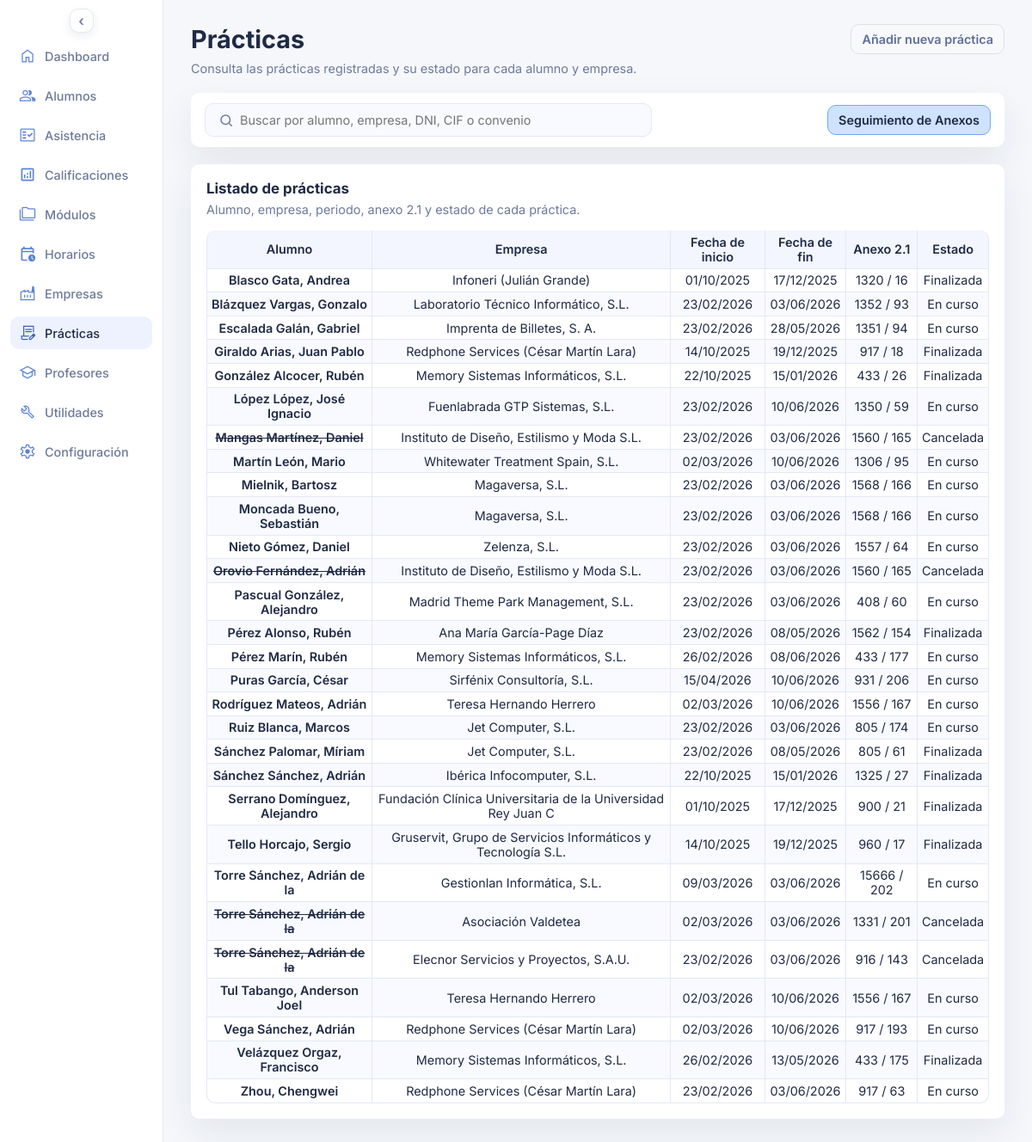
Page /practicas.php on the committed database.
### tables this page shows
CREATE TABLE IF NOT EXISTS `practicas` (
  `id_practica` int unsigned NOT NULL AUTO_INCREMENT,
  `id_alumno` int unsigned NOT NULL,
  `id_empresa` int unsigned NOT NULL,
  `id_direccion` int unsigned DEFAULT NULL,
  `id_empresa_tutor` int unsigned DEFAULT NULL,
  `anexo` smallint unsigned DEFAULT NULL,
  `fecha_inicio` date DEFAULT NULL,
  `fecha_fin` date DEFAULT NULL,
  `fecha_fin_real` date DEFAULT NULL,
  `motivo_exclusion` varchar(60) DEFAULT NULL,
  `id_practica_anterior` int unsigned DEFAULT NULL,
  `dias_extra` tinyint unsigned NOT NULL DEFAULT '0',
  `fecha_fin_extra` date DEFAULT NULL,
  `horas` smallint unsigned NOT NULL DEFAULT '0',
  `circ_excep` tinyint(1) NOT NULL DEFAULT '0',
  `cancelada` tinyint(1) NOT NULL DEFAULT '0',
  `horas_hechas` smallint unsigned NOT NULL DEFAULT '0',
  `mayor_edad` tinyint(1) NOT NULL DEFAULT '0',
  `instrucciones` text,
  `observaciones` text,
  PRIMARY KEY (`id_practica`),
  KEY `fk_pra_alumno` (`id_alumno`),
  KEY `fk_pra_empresa` (`id_empresa`),
  KEY `fk_pra_direccion` (`id_direccion`),
  KEY `fk_pra_tutor` (`id_empresa_tutor`),
  CONSTRAINT `fk_pra_alumno` FOREIGN KEY (`id_alumno`) REFERENCES `alumnos` (`id_alumno`) ON DELETE CASCADE,
  CONSTRAINT `fk_pra_direccion` FOREIGN KEY (`id_direccion`) REFERENCES `direcciones` (`id_direccion`),
  CONSTRAINT `fk_pra_empresa` FOREIGN KEY (`id_empresa`) REFERENCES `empresas` (`id_empresa`) ON DELETE CASCADE,
  CONSTRAINT `fk_pra_tutor` FOREIGN KEY (`id_empresa_tutor`) REFERENCES `empresas_tutores` (`id_empresas_tutor`)
);

CREATE TABLE IF NOT EXISTS `alumnos` (
  `id_alumno` int unsigned NOT NULL AUTO_INCREMENT,
  `nia` varchar(20) DEFAULT NULL,
  `dni` varchar(20) DEFAULT NULL,
  `seg_soc` varchar(20) DEFAULT NULL,
  `apellido1` varchar(60) NOT NULL,
  `apellido2` varchar(60) DEFAULT NULL,
  `nombre` varchar(60) NOT NULL,
  `fecha_nacimiento` date DEFAULT NULL,
  `horas_ffe_aprobadas` smallint unsigned DEFAULT NULL,
  `id_provincia` int unsigned DEFAULT NULL,
  `id_localidad` int unsigned DEFAULT NULL,
  `cp` varchar(10) DEFAULT NULL,
  `repite_curso` tinyint(1) DEFAULT '0',
  `nombre_tutor1` varchar(60) DEFAULT NULL,
  `telefono_tutor1` varchar(20) DEFAULT NULL,
  `correo_tutor1` varchar(150) DEFAULT NULL,
  `nombre_tutor2` varchar(60) DEFAULT NULL,
  `telefono_tutor2` varchar(20) DEFAULT NULL,
  `correo_tutor2` varchar(150) DEFAULT NULL,
  `faltas_10_dia` date DEFAULT NULL,
  `faltas_10_cantidad` smallint unsigned NOT NULL DEFAULT '0',
  `faltas_15_dia` date DEFAULT NULL,
  `faltas_15_cantidad` smallint unsigned NOT NULL DEFAULT '0',
  `comentarios` text,
  PRIMARY KEY (`id_alumno`),
  UNIQUE KEY `nia` (`nia`),
  UNIQUE KEY `dni` (`dni`),
  KEY `fk_alu_provincia` (`id_provincia`),
  KEY `fk_alu_localidad` (`id_localidad`),
  CONSTRAINT `fk_alu_localidad` FOREIGN KEY (`id_localidad`) REFERENCES `localidades` (`id_localidad`),
  CONSTRAINT `fk_alu_provincia` FOREIGN KEY (`id_provincia`) REFERENCES `provincias` (`id_provincia`)
);

CREATE TABLE IF NOT EXISTS `empresas` (
  `id_empresa` int unsigned NOT NULL AUTO_INCREMENT,
  `cif` varchar(20) DEFAULT NULL,
  `nombre` varchar(60) NOT NULL,
  `apellido1` varchar(60) DEFAULT NULL,
  `apellido2` varchar(60) DEFAULT NULL,
  `nombre_comercial` varchar(150) DEFAULT NULL,
  `convenio` smallint unsigned DEFAULT NULL,
  `notas` text,
  PRIMARY KEY (`id_empresa`),
  UNIQUE KEY `cif` (`cif`)
);

### practicas.php (the view, shortened to what this page needs)
<?php
$search_term = trim((string) ($_GET['q'] ?? ''));
$allowed_orders = ['alumno', 'empresa', 'fecha_inicio', 'fecha_fin', 'anexo', 'estado'];
$order_param = (string) ($_GET['orden'] ?? 'alumno');
$current_order = in_array($order_param, $allowed_orders, true) ? $order_param : 'alumno';
function format_date(?string $value, string $fallback = 'No disponible'): string
{
  $date = DateTime::createFromFormat('Y-m-d', $value);
  if ($date !== false && $date->format('Y-m-d') === $value) {
    return $date->format('d/m/Y');
  }
  return $value;
}
function calculate_practice_status(array $practice): string
{
  if ((int) ($practice['cancelada'] ?? 0) === 1) {
    return 'Cancelada';
  }
  $fecha_inicio = $practice['fecha_inicio'] ?? null;
  $fecha_fin_efectiva = $practice['fecha_fin_extra'] ?? $practice['fecha_fin'] ?? null;
  $today = (new DateTimeImmutable('today'))->format('Y-m-d');
  if ($today <= $fecha_fin_efectiva) {
    return 'En curso';
  }
  return 'Finalizada';
}
function build_order_url(string $order): string
{
  $params = $_GET;
  $params['orden'] = $order;
  unset($params['ajax']);
  $query = http_build_query($params);
  return 'practicas.php' . ($query !== '' ? '?' . $query : '');
}
$filters = [];
$params = [];
$where_clause = $filters ? 'WHERE ' . implode(' AND ', $filters) : '';
$order_clause = match ($current_order) {
  'empresa' => 'ORDER BY e.nombre ASC, e.apellido1 ASC, e.apellido2 ASC, p.id_practica DESC',
  'fecha_inicio' => 'ORDER BY p.fecha_inicio ASC, p.id_practica DESC',
  'fecha_fin' => 'ORDER BY COALESCE(p.fecha_fin_extra, p.fecha_fin) ASC, p.id_practica DESC',
  'anexo' => 'ORDER BY CAST(p.anexo AS UNSIGNED) ASC, p.id_practica DESC',
  'estado' => "ORDER BY CASE
    WHEN p.cancelada = 1 THEN 1
    WHEN p.fecha_inicio IS NULL OR COALESCE(p.fecha_fin_extra, p.fecha_fin) IS NULL THEN 2
    WHEN CURDATE() < p.fecha_inicio THEN 3
    WHEN CURDATE() <= COALESCE(p.fecha_fin_extra, p.fecha_fin) THEN 4
    ELSE 5
  END ASC, p.id_practica DESC",
  default => 'ORDER BY a.apellido1 ASC, a.apellido2 ASC, a.nombre ASC, p.id_practica DESC',
};
$practices_stmt->execute($params);
$practices = $practices_stmt->fetchAll();
function render_practice_rows(array $practices): string
{
  $format_person_display_name = static function (?string $full_name): string {
    $parts = preg_split('/\s+/', trim((string) $full_name)) ?: [];
    $parts = array_values(array_filter($parts, static fn ($part) => $part !== ''));
    if ($parts === []) {
      return 'No disponible';
    }
    if (count($parts) === 1) {
      return $parts[0];
    }
    return $parts[0] . ' ' . $parts[1];
  };
  if (!$practices): ?>
    <tr>
      <td colspan="6">No hay prácticas para los filtros seleccionados.</td>
    </tr>
  <?php else: ?>
    <?php foreach ($practices as $practice): ?>
      <?php
        $alumno_apellido2 = trim((string) ($practice['alumno_apellido2'] ?? ''));
        $alumno_apellidos = trim(implode(' ', array_filter([
          $practice['alumno_apellido1'] ?? '',
          $alumno_apellido2,
        ], static fn ($value) => trim((string) $value) !== '')));
        $alumno_nombre = trim((string) ($practice['alumno_nombre'] ?? ''));
        $alumno = $alumno_apellidos !== '' || $alumno_nombre !== ''
          ? trim($alumno_apellidos . ', ' . $alumno_nombre, ' ,')
          : 'No disponible';
        $empresa_nombre_completo = trim(implode(' ', array_filter([
          $practice['empresa_nombre'] ?? '',
          $practice['empresa_apellido1'] ?? '',
          $practice['empresa_apellido2'] ?? '',
        ], static fn ($value) => trim((string) $value) !== '')));
        $empresa_nombre_comercial = trim((string) ($practice['empresa_nombre_comercial'] ?? ''));
        $empresa_nombre_apellido1 = trim(implode(' ', array_filter([
          $practice['empresa_nombre'] ?? '',
          $practice['empresa_apellido1'] ?? '',
        ], static fn ($value) => trim((string) $value) !== '')));
        $empresa = $empresa_nombre_completo !== '' ? $empresa_nombre_completo : 'No disponible';
        if ($empresa_nombre_comercial !== '' && $empresa_nombre_comercial !== $empresa_nombre_completo) {
          $empresa = $empresa_nombre_comercial;
          if ($empresa_nombre_apellido1 !== '') {
            $empresa .= ' (' . $empresa_nombre_apellido1 . ')';
          }
        }
        $empresa_cif = trim((string) ($practice['empresa_cif'] ?? ''));
        $empresa_cif = $empresa_cif !== '' ? $empresa_cif : 'No disponible';
        $empresa_contacto_nombre = $format_person_display_name($practice['empresa_contacto_nombre'] ?? null);
        $empresa_contacto_email = trim((string) ($practice['empresa_contacto_email'] ?? ''));
        $empresa_contacto_email = $empresa_contacto_email !== '' ? $empresa_contacto_email : 'No disponible';
        $empresa_contacto_telefono = trim((string) ($practice['empresa_contacto_telefono'] ?? ''));
        $empresa_contacto_telefono = $empresa_contacto_telefono !== '' ? $empresa_contacto_telefono : 'No disponible';
        $empresa_tutor_nombre = $format_person_display_name($practice['empresa_tutor_nombre'] ?? null);
        $empresa_tutor_email = trim((string) ($practice['empresa_tutor_email'] ?? ''));
        $empresa_tutor_email = $empresa_tutor_email !== '' ? $empresa_tutor_email : 'No disponible';
        $empresa_tutor_telefono = trim((string) ($practice['empresa_tutor_telefono'] ?? ''));
        $empresa_tutor_telefono = $empresa_tutor_telefono !== '' ? $empresa_tutor_telefono : 'No disponible';
        $fecha_inicio = format_date($practice['fecha_inicio'] ?? null);
        $fecha_fin = format_date($practice['fecha_fin'] ?? null);
        $convenio = $practice['convenio'] !== null && $practice['convenio'] !== ''
          ? (string) $practice['convenio']
          : 'No disponible';
        $anexo = $practice['anexo'] !== null && $practice['anexo'] !== ''
          ? (string) $practice['anexo']
          : 'No disponible';
        $anexo_21 = $convenio . ' / ' . $anexo;
        $estado = calculate_practice_status($practice);
        $alumno_html = htmlspecialchars($alumno, ENT_QUOTES, 'UTF-8');
        if ((int) ($practice['cancelada'] ?? 0) === 1) {
          $alumno_html = '<s>' . $alumno_html . '</s>';
        }
      ?>
      <tr>
        <td>
          <a class="practice-link" href="practica_detalle.php?id_practica=<?php echo urlencode((string) $practice['id_practica']); ?>">
            <?php echo $alumno_html; ?>
          </a>
        </td>
        <td>
          <span
            class="empresa-name-trigger empresa-name-trigger--practicas"
            role="button"
            tabindex="0"
            aria-haspopup="dialog"
            aria-expanded="false"
            data-empresa-nombre="<?php echo htmlspecialchars($empresa, ENT_QUOTES, 'UTF-8'); ?>"
            data-empresa-cif="<?php echo htmlspecialchars($empresa_cif, ENT_QUOTES, 'UTF-8'); ?>"
            data-contacto-nombre="<?php echo htmlspecialchars($empresa_contacto_nombre, ENT_QUOTES, 'UTF-8'); ?>"
            data-contacto-email="<?php echo htmlspecialchars($empresa_contacto_email, ENT_QUOTES, 'UTF-8'); ?>"
            data-contacto-telefono="<?php echo htmlspecialchars($empresa_contacto_telefono, ENT_QUOTES, 'UTF-8'); ?>"
            data-tutor-nombre="<?php echo htmlspecialchars($empresa_tutor_nombre, ENT_QUOTES, 'UTF-8'); ?>"
            data-tutor-email="<?php echo htmlspecialchars($empresa_tutor_email, ENT_QUOTES, 'UTF-8'); ?>"
            data-tutor-telefono="<?php echo htmlspecialchars($empresa_tutor_telefono, ENT_QUOTES, 'UTF-8'); ?>"
          ><?php echo htmlspecialchars($empresa, ENT_QUOTES, 'UTF-8'); ?></span>
        </td>
        <td><?php echo htmlspecialchars($fecha_inicio, ENT_QUOTES, 'UTF-8'); ?></td>
        <td><?php echo htmlspecialchars($fecha_fin, ENT_QUOTES, 'UTF-8'); ?></td>
        <td><?php echo htmlspecialchars($anexo_21, ENT_QUOTES, 'UTF-8'); ?></td>
        <td><?php echo htmlspecialchars($estado, ENT_QUOTES, 'UTF-8'); ?></td>
      </tr>
    <?php endforeach; ?>
  <?php endif;
  return ob_get_clean();
}
$rows_html = render_practice_rows($practices);
?>
<!DOCTYPE html>
<html lang="es">
<head>
  <link rel="stylesheet" href="assets/styles.css">
</head>
<body>
  <div class="page">
    <?php require __DIR__ . '/includes/sidebar.php'; ?>
    <main class="content">
      <header class="header">
        <div>
          <h1>Prácticas</h1>
          <p class="subheading">Consulta las prácticas registradas y su estado para cada alumno y empresa.</p>
        </div>
        <div class="header-actions">
          <a class="edit-toggle" href="practica_nueva.php">Añadir nueva práctica</a>
        </div>
      </header>
      <form class="topbar" method="get">
        <div class="topbar-search">
          <span class="search-icon" aria-hidden="true">
            <svg viewBox="0 0 24 24" fill="none" stroke="currentColor" stroke-width="2">
              <circle cx="11" cy="11" r="7"></circle>
              <line x1="16.65" y1="16.65" x2="21" y2="21"></line>
            </svg>
          </span>
          <input
            type="search"
            name="q"
            placeholder="Buscar por alumno, empresa, DNI, CIF o convenio"
            aria-label="Buscar por alumno, empresa, DNI, CIF o convenio"
            value="<?php echo htmlspecialchars($search_term, ENT_QUOTES, 'UTF-8'); ?>"
          >
        </div>
        <div class="topbar-actions">
          <a class="primary-button" href="practicas_anexos.php">Seguimiento de Anexos</a>
        </div>
      </form>
      <section class="panel">
        <div class="panel-header">
          <h3>Listado de prácticas</h3>
          <p>Alumno, empresa, periodo, anexo 2.1 y estado de cada práctica.</p>
        </div>
        <div class="panel-grid">
          <table>
            <thead>
              <tr>
                <th><a class="practice-link" href="<?php echo htmlspecialchars(build_order_url('alumno'), ENT_QUOTES, 'UTF-8'); ?>">Alumno</a></th>
                <th><a class="practice-link" href="<?php echo htmlspecialchars(build_order_url('empresa'), ENT_QUOTES, 'UTF-8'); ?>">Empresa</a></th>
                <th><a class="practice-link" href="<?php echo htmlspecialchars(build_order_url('fecha_inicio'), ENT_QUOTES, 'UTF-8'); ?>">Fecha de inicio</a></th>
                <th><a class="practice-link" href="<?php echo htmlspecialchars(build_order_url('fecha_fin'), ENT_QUOTES, 'UTF-8'); ?>">Fecha de fin</a></th>
                <th><a class="practice-link" href="<?php echo htmlspecialchars(build_order_url('anexo'), ENT_QUOTES, 'UTF-8'); ?>">Anexo 2.1</a></th>
                <th><a class="practice-link" href="<?php echo htmlspecialchars(build_order_url('estado'), ENT_QUOTES, 'UTF-8'); ?>">Estado</a></th>
              </tr>
            </thead>
            <tbody>
              <?php echo $rows_html; ?>
            </tbody>
          </table>
        </div>
      </section>
    </main>
  </div>
</body>
</html>

### rows in the picture
practicas: id_alumno.nombre "Blasco Gata, Andrea", empresa "Infoneri (Julián Grande)", fecha_inicio "01/10/2025", fecha_fin "17/12/2025", anexo_21 "1320 / 16", estado "Finalizada"
practicas: id_alumno.nombre "Blázquez Vargas, Gonzalo", id_empresa.nombre "Laboratorio Técnico Informático, S.L.", fecha_inicio "23/02/2026", fecha_fin "03/06/2026", anexo_21 "1352 / 93", fecha_fin_extra "En curso"
practicas: id_alumno.nombre "Escalada Galán, Gabriel", id_empresa.nombre "Imprenta de Billetes, S. A.", fecha_inicio "23/02/2026", fecha_fin "28/05/2026", anexo_21 "1351 / 94", fecha_fin_extra "En curso"
practicas: id_alumno.nombre "Giraldo Arias, Juan Pablo", empresa "Redphone Services (César Martín Lara)", fecha_inicio "14/10/2025", fecha_fin "19/12/2025", anexo_21 "917 / 18", estado "Finalizada"
practicas: id_alumno.nombre "González Alcocer, Rubén", id_empresa.nombre "Memory Sistemas Informáticos, S.L.", fecha_inicio "22/10/2025", fecha_fin "15/01/2026", anexo_21 "433 / 26", estado "Finalizada"
practicas: id_alumno.nombre "López López, José Ignacio", id_empresa.nombre "Fuenlabrada GTP Sistemas, S.L.", fecha_inicio "23/02/2026", fecha_fin "10/06/2026", anexo_21 "1350 / 59", fecha_fin_extra "En curso"
practicas: id_alumno.nombre "Mangas Martínez, Daniel", id_empresa.nombre "Instituto de Diseño, Estilismo y Moda S.L.", fecha_inicio "23/02/2026", fecha_fin "03/06/2026", anexo_21 "1560 / 165", cancelada "Cancelada"
practicas: id_alumno.nombre "Martín León, Mario", id_empresa.nombre "Whitewater Treatment Spain, S.L.", fecha_inicio "02/03/2026", fecha_fin "10/06/2026", anexo_21 "1306 / 95", fecha_fin_extra "En curso"
practicas: id_alumno.nombre "Mielnik, Bartosz", id_empresa.nombre "Magaversa, S.L.", fecha_inicio "23/02/2026", fecha_fin "03/06/2026", anexo_21 "1568 / 166", fecha_fin_extra "En curso"
practicas: id_alumno.nombre "Moncada Bueno, Sebastián", id_empresa.nombre "Magaversa, S.L.", fecha_inicio "23/02/2026", fecha_fin "03/06/2026", anexo_21 "1568 / 166", fecha_fin_extra "En curso"
practicas: id_alumno.nombre "Nieto Gómez, Daniel", id_empresa.nombre "Zelenza, S.L.", fecha_inicio "23/02/2026", fecha_fin "03/06/2026", anexo_21 "1557 / 64", fecha_fin_extra "En curso"
practicas: id_alumno.nombre "Orovio Fernández, Adrián", id_empresa.nombre "Instituto de Diseño, Estilismo y Moda S.L.", fecha_inicio "23/02/2026", fecha_fin "03/06/2026", anexo_21 "1560 / 165", cancelada "Cancelada"
practicas: id_alumno.nombre "Pascual González, Alejandro", id_empresa.nombre "Madrid Theme Park Management, S.L.", fecha_inicio "23/02/2026", fecha_fin "03/06/2026", anexo_21 "408 / 60", fecha_fin_extra "En curso"
practicas: id_alumno.nombre "Pérez Alonso, Rubén", id_empresa.apellido2 "Ana María García-Page Díaz", fecha_inicio "23/02/2026", fecha_fin "08/05/2026", anexo_21 "1562 / 154", estado "Finalizada"
practicas: id_alumno.nombre "Pérez Marín, Rubén", id_empresa.nombre "Memory Sistemas Informáticos, S.L.", fecha_inicio "26/02/2026", fecha_fin "08/06/2026", anexo_21 "433 / 177", fecha_fin_extra "En curso"
practicas: id_alumno.nombre "Puras García, César", id_empresa.nombre "Sirfénix Consultoría, S.L.", fecha_inicio "15/04/2026", fecha_fin "10/06/2026", anexo_21 "931 / 206", fecha_fin_extra "En curso"
practicas: id_alumno.nombre "Rodríguez Mateos, Adrián", id_empresa.apellido2 "Teresa Hernando Herrero", fecha_inicio "02/03/2026", fecha_fin "10/06/2026", anexo_21 "1556 / 167", fecha_fin_extra "En curso"
practicas: id_alumno.nombre "Ruiz Blanca, Marcos", id_empresa.nombre "Jet Computer, S.L.", fecha_inicio "23/02/2026", fecha_fin "03/06/2026", anexo_21 "805 / 174", fecha_fin_extra "En curso"
practicas: id_alumno.nombre "Sánchez Palomar, Míriam", id_empresa.nombre "Jet Computer, S.L.", fecha_inicio "23/02/2026", fecha_fin "08/05/2026", anexo_21 "805 / 61", estado "Finalizada"
practicas: id_alumno.nombre "Sánchez Sánchez, Adrián", id_empresa.nombre "Ibérica Infocomputer, S.L.", fecha_inicio "22/10/2025", fecha_fin "15/01/2026", anexo_21 "1325 / 27", estado "Finalizada"
practicas: id_alumno.nombre "Serrano Domínguez, Alejandro", id_empresa.nombre "Fundación Clínica Universitaria de la Universidad Rey Juan C", fecha_inicio "01/10/2025", fecha_fin "17/12/2025", anexo_21 "900 / 21", estado "Finalizada"
practicas: id_alumno.nombre "Tello Horcajo, Sergio", id_empresa.nombre "Gruservit, Grupo de Servicios Informáticos y Tecnología S.L.", fecha_inicio "14/10/2025", fecha_fin "19/12/2025", anexo_21 "960 / 17", estado "Finalizada"
practicas: id_alumno.nombre "Torre Sánchez, Adrián de la", id_empresa.nombre "Gestionlan Informática, S.L.", fecha_inicio "09/03/2026", fecha_fin "03/06/2026", anexo_21 "15666 / 202", fecha_fin_extra "En curso"
practicas: id_alumno.nombre "Torre Sánchez, Adrián de la", id_empresa.nombre "Asociación Valdetea", fecha_inicio "02/03/2026", fecha_fin "03/06/2026", anexo_21 "1331 / 201", cancelada "Cancelada"
practicas: id_alumno.nombre "Torre Sánchez, Adrián de la", id_empresa.nombre "Elecnor Servicios y Proyectos, S.A.U.", fecha_inicio "23/02/2026", fecha_fin "03/06/2026", anexo_21 "916 / 143", cancelada "Cancelada"
practicas: id_alumno.nombre "Tul Tabango, Anderson Joel", id_empresa.apellido2 "Teresa Hernando Herrero", fecha_inicio "02/03/2026", fecha_fin "10/06/2026", anexo_21 "1556 / 167", fecha_fin_extra "En curso"
practicas: id_alumno.nombre "Vega Sánchez, Adrián", empresa "Redphone Services (César Martín Lara)", fecha_inicio "02/03/2026", fecha_fin "10/06/2026", anexo_21 "917 / 193", fecha_fin_extra "En curso"
practicas: id_alumno.nombre "Velázquez Orgaz, Francisco", id_empresa.nombre "Memory Sistemas Informáticos, S.L.", fecha_inicio "26/02/2026", fecha_fin "13/05/2026", anexo_21 "433 / 175", estado "Finalizada"
practicas: id_alumno.nombre "Zhou, Chengwei", empresa "Redphone Services (César Martín Lara)", fecha_inicio "23/02/2026", fecha_fin "03/06/2026", anexo_21 "917 / 63", fecha_fin_extra "En curso"

### other values in the picture
$item['label'] "Dashboard"
$item['label'] "Alumnos"
$item['label'] "Asistencia"
$item['label'] "Calificaciones"
$item['label'] "Módulos"
$item['label'] "Horarios"
$item['label'] "Empresas"
$item['label'] "Prácticas"
$item['label'] "Profesores"
$item['label'] "Utilidades"
$item['label'] "Configuración"
